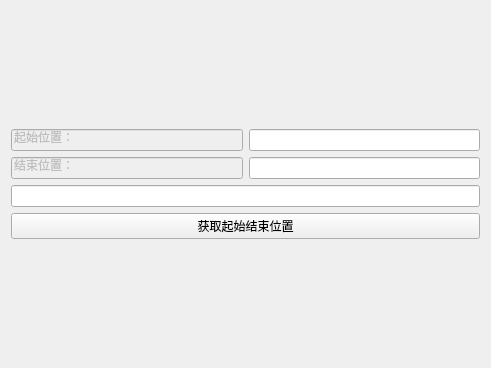
<?xml version="1.0" encoding="UTF-8"?>
<ui version="4.0">
 <class>StartAndEnd</class>
 <widget class="QWidget" name="StartAndEnd">
  <property name="geometry">
   <rect>
    <x>0</x>
    <y>0</y>
    <width>491</width>
    <height>368</height>
   </rect>
  </property>
  <property name="windowTitle">
   <string>Form</string>
  </property>
  <layout class="QVBoxLayout" name="verticalLayout">
   <item>
    <layout class="QGridLayout" name="gridLayout">
     <item row="0" column="1">
      <widget class="QLineEdit" name="lineEdit_2"/>
     </item>
     <item row="1" column="1">
      <widget class="QLineEdit" name="lineEdit_4"/>
     </item>
     <item row="2" column="0" colspan="2">
      <widget class="QLineEdit" name="lineEdit_5"/>
     </item>
     <item row="1" column="0">
      <widget class="QLineEdit" name="lineEdit_3">
       <property name="enabled">
        <bool>false</bool>
       </property>
       <property name="text">
        <string>结束位置：</string>
       </property>
      </widget>
     </item>
     <item row="0" column="0">
      <widget class="QLineEdit" name="lineEdit">
       <property name="enabled">
        <bool>false</bool>
       </property>
       <property name="text">
        <string>起始位置：</string>
       </property>
      </widget>
     </item>
     <item row="3" column="0" colspan="2">
      <widget class="QPushButton" name="pushButton">
       <property name="text">
        <string>获取起始结束位置</string>
       </property>
      </widget>
     </item>
    </layout>
   </item>
  </layout>
 </widget>
 <resources/>
 <connections/>
</ui>
